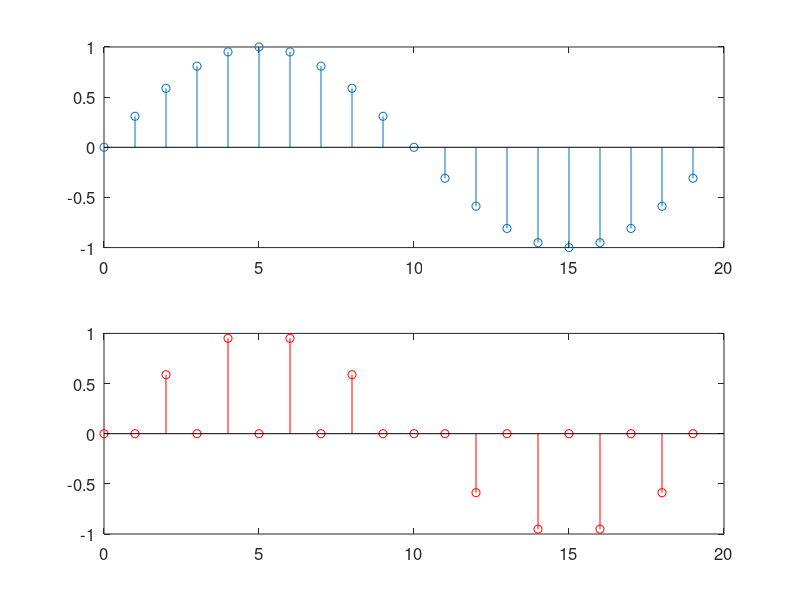
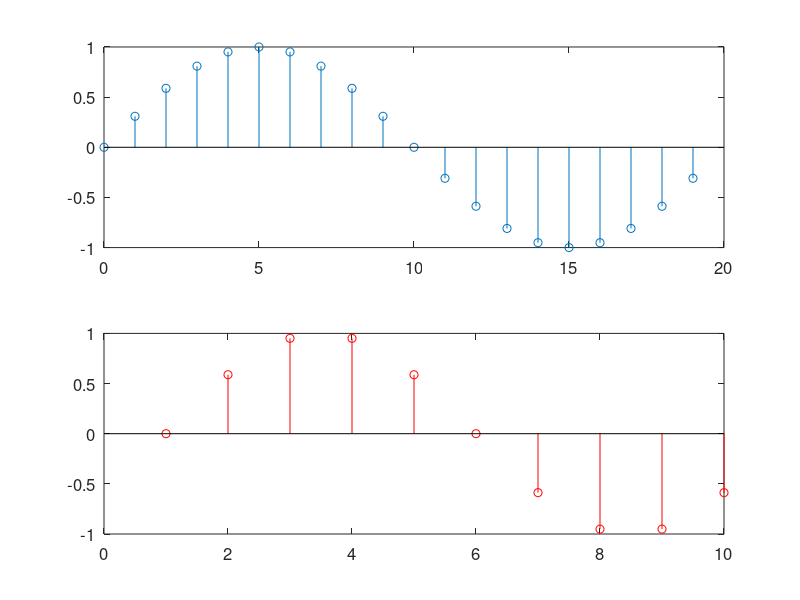
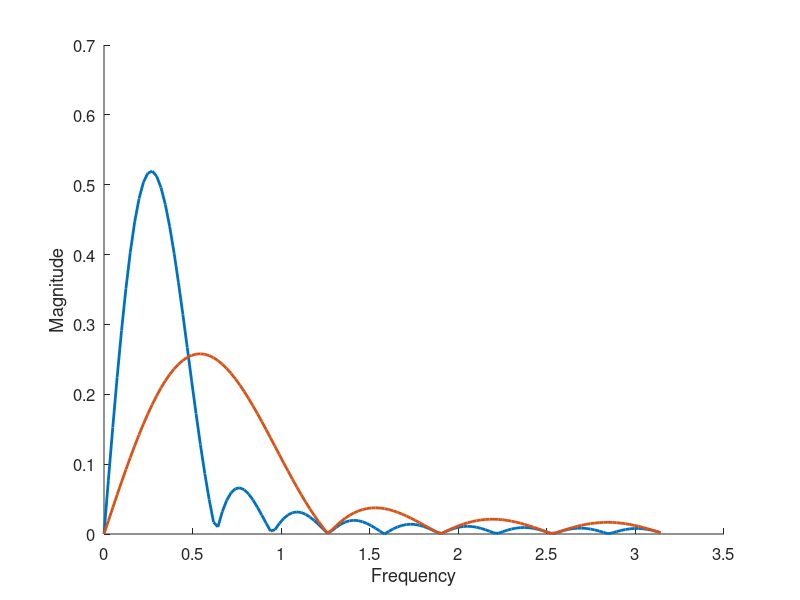

These charts were generated, in order, by the following MATLAB code:
% file: e9_6_sines_downsampled_spectrum_.m 
% time and frequency spectra plots for sine and downsampled-by-2 sine     
clear; close all; set(0,'defaultAxesFontSize',12);  % erase all previous plots
N = 20; Nfft= 256;    % N = number of time sample points and Nfft = FFT size.
L = 2;                % downsample factor
n = [0:1:N-1];   
x = sin(2*pi/N*n);    % one period of input wave in N samples
x2 = x;
neven = n(2:2:end)+1; % even index #s (actually are odd, since MATLAB arrays start at index 0)
x2(neven) = 0;        % pick odd values of x to plot, before compressing to y
y = x(1:L:end);       % y is x downsampled by factor L

figure; subplot(2,1,1); stem(n,x); subplot(2,1,2); stem(n,x2,'r');
figure; subplot(2,1,1); stem(n,x); subplot(2,1,2); stem(y,'r');

% calculate ffts (DFT)
w= linspace(0,pi,Nfft/2);   % frequency omega range (0 to pi)
fx = fft(x, Nfft);  Fx =fx(1:Nfft/2);  % plot only positive half of spectra
fy = fft(y, Nfft);  Fy =fy(1:Nfft/2);
figure; hold on
plot(w,abs(Fx/N), 'LineWidth', 2);  % scale ffts by number of points to get proper magnitude
plot(w,abs(Fy/N), 'LineWidth', 2), xlabel('Frequency'); ylabel('Magnitude')
